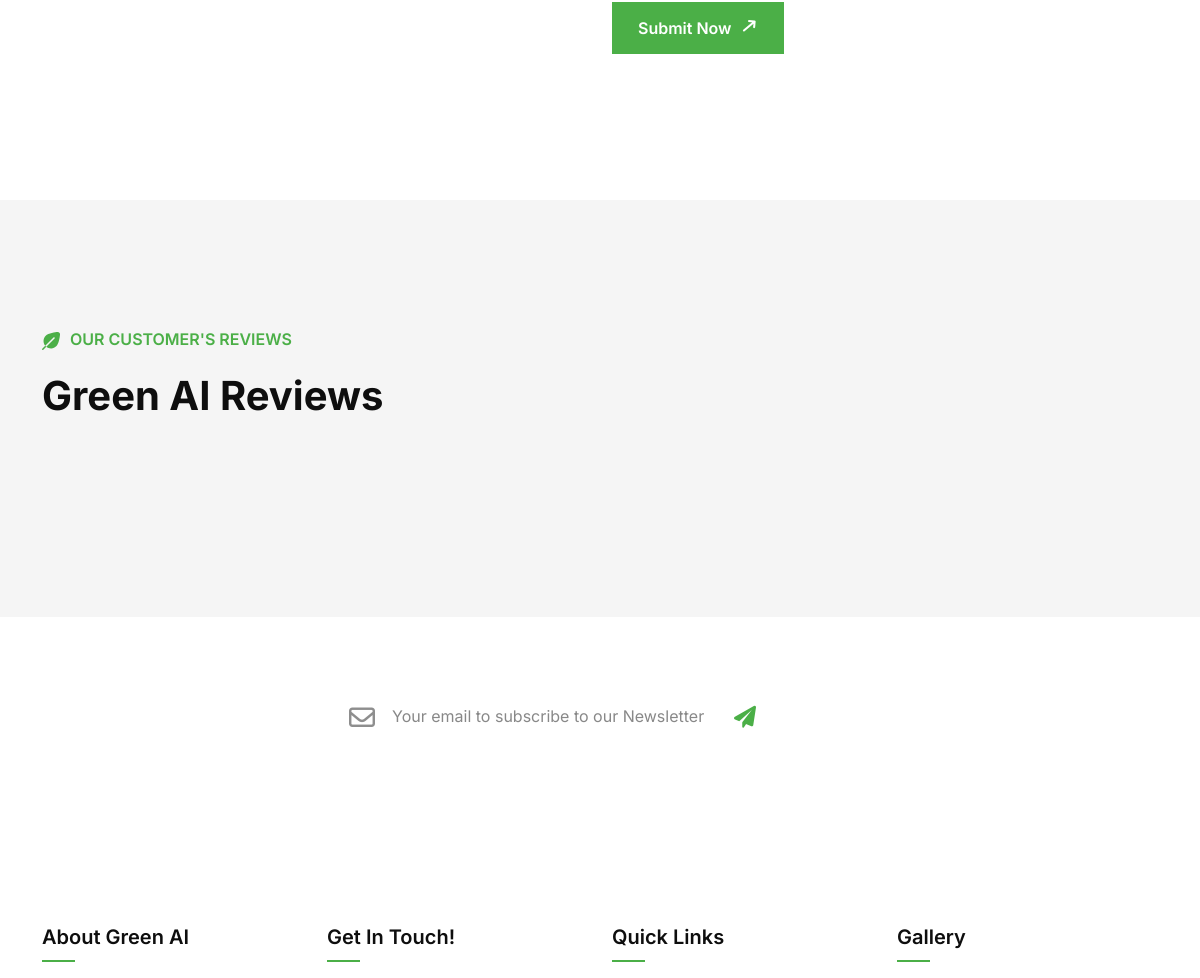
The app's page /feedback/ (middle part), older data.
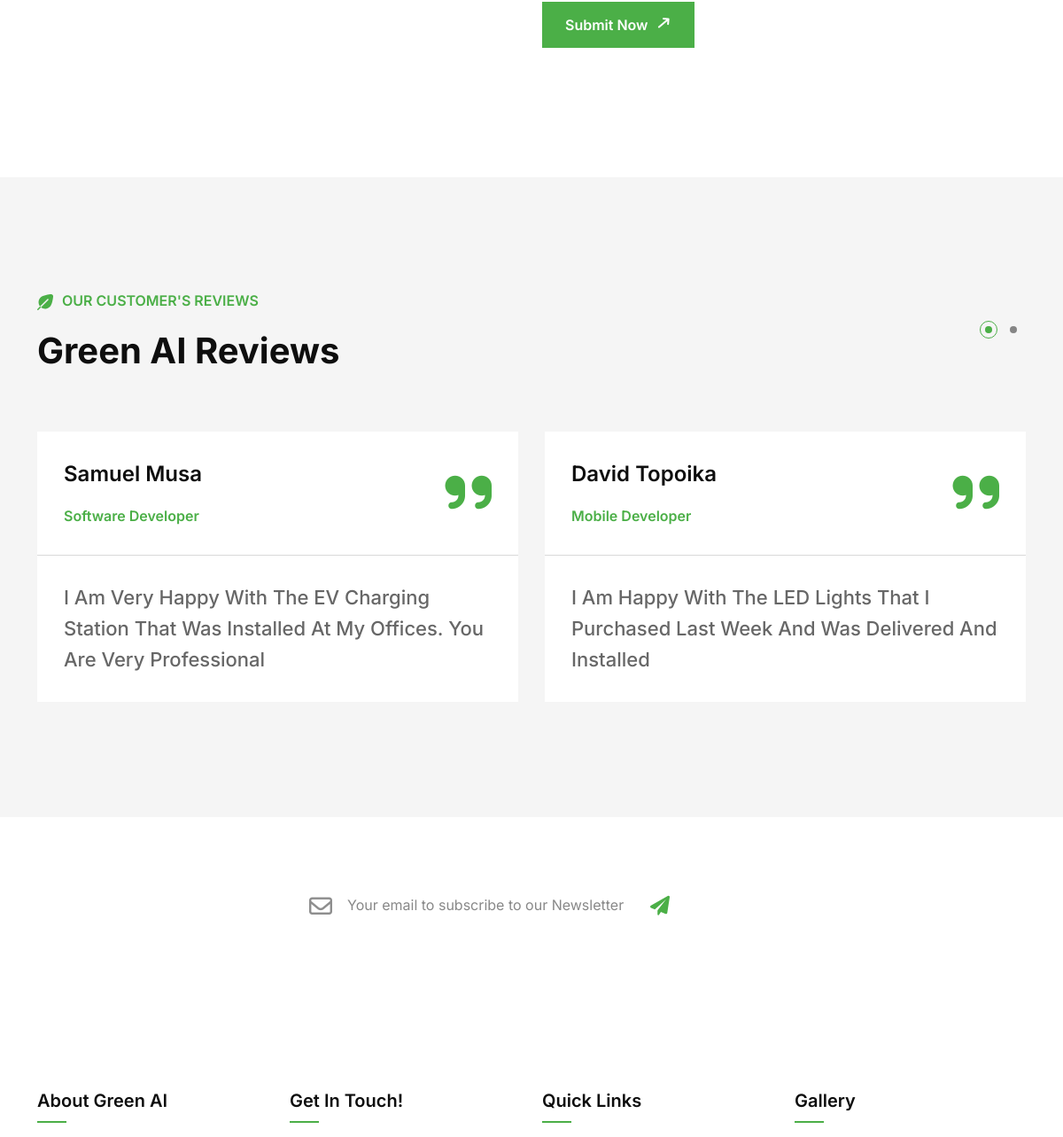
The same page, newer data.
### website/models.py (models this page shows, shortened)
class Feedback(models.Model):
    first_name = models.CharField(max_length=100)
    last_name = models.CharField(max_length=100)
    occupation = models.CharField(max_length=100)
    message = models.TextField()
    received_at = models.DateTimeField(auto_now_add=True)

### website/views.py (the view)
# urls.py: path('feedback/', feedback, name='feedback'),
def feedback(request):
    if request.method == 'POST':
        form = FeedbackForm(request.POST)
        if form.is_valid():
            form.save()
            return JsonResponse({'status': 'success'}, status=200)
        else:
            return JsonResponse({'status': 'error', 'errors': form.errors.as_json()}, status=400)
    else:
        form = FeedbackForm()
    feedbacks = Feedback.objects.all()
    return render(request, 'website/feedback.html', {'form': form, 'feedbacks': feedbacks})

### website/forms.py
class SubscribeForm(forms.ModelForm):
    class Meta:
        model = Subscriber
        fields = ['email']
        widgets = {
            'email': forms.EmailInput(attrs={'placeholder': 'Your email to subscribe to our Newsletter'})
        }

class FeedbackForm(forms.ModelForm):
    class Meta:
        model = Feedback
        fields = ['first_name', 'last_name', 'occupation', 'message']

### website/context_processors.py (called while the page is built)
def footer_gallery_images(request):
    return {
        'images': FooterGallery.objects.all()
    }

def subscribe_form(request):
    return {'subscribe_form': SubscribeForm()}

### website/templates/website/feedback.html (shortened to what this page needs)
{% extends 'website/base.html' %}
{% block content %}
{% load static %}
<main>
    <section class="contact pt-130 pb-130">
        <div class="container">
            <div class="row g-4">
                <div class="col-lg-6">
                </div>
                <div class="col-lg-6">
                    <div class="form-area">
                        <form method="post" action="{% url 'feedback' %}" id="feedback_form">
                            <button class="g-recaptcha mt-40"
                                    data-sitekey="6LeavgsqAAAAAEm5c6yrGnTh8KHoginxZkd0-_UN"
                                    data-callback="onSubmit"
                                    data-action="submit">Submit Now <i class="fa-solid fa-arrow-right-long"></i>
                            </button>
                        </form>
                    </div>
                </div>
            </div>
        </div>
    </section>
<section class="testimonial pt-130 pb-130 sub-bg">
    <div class="container">
        <div class="testimonial__head-wrp mb-65">
            <div class="section-header m-0">
                <h5 class="wow fadeInUp" data-wow-duration="1.2s" data-wow-delay=".2s">
                    <img src="{% static 'images/icon/leaf.svg' %}" alt="image"> our customer's reviews
                </h5>
                <h2 class="wow fadeInUp" data-wow-duration="1.4s" data-wow-delay=".4s">green aI reviews</h2>
            </div>
            <div class="dot-wrp wow fadeInUp mt-5 mt-sm-0" data-wow-duration="1.6s" data-wow-delay=".6s">
                <div class="dot testimonial__dot"></div>
            </div>
        </div>
        <div class="swiper testimonial__slider">
            <div class="swiper-wrapper">
                {% for feedback in feedbacks %}
                <div class="swiper-slide">
                    <div class="testimonial__item">
                        <div class="testimonial__item-head">
                            <div class="testimonial__item-head-info">
                                <div class="testimonial__item-head-info-con">
                                    <h3>{{ feedback.first_name }} {{ feedback.last_name }}</h3>
                                    <span>{{ feedback.occupation }}</span>
                                </div>
                            </div>
                            <i class="fa-solid fa-quote-right"></i>
                        </div>
                        <div class="testimonial__item-content">
                            <p>{{ feedback.message }}</p>
                        </div>
                    </div>
                </div>
                {% endfor %}
            </div>
        </div>
    </div>
</section>
</main>
{% endblock %}

### website/templates/website/base.html (shortened to what this page needs)
<!DOCTYPE html>
<html lang="en">
<head>
    {% load static %}
    <link rel="stylesheet" href="{% static 'css/bootstrap.min.css' %}">
    <link rel="stylesheet" href="{% static 'css/all.min.css' %}">
    <link rel="stylesheet" href="{% static 'css/swiper-bundle.min.css' %}">
    <link rel="stylesheet" href="{% static 'css/magnific-popup.css' %}">
    <link rel="stylesheet" href="{% static 'css/animate.css' %}">
    <link rel="stylesheet" href="{% static 'css/nice-select.css' %}">
    <link rel="stylesheet" href="{% static 'css/style.css' %}">
</head>
<body>
{% block content %}
{% endblock %}
    <div class="our-info">
        <div class="container">
            <div class="row align-items-center">
                <div class="col-lg-5 wow fadeInDown" data-wow-duration="1.6s" data-wow-delay=".6s">
                    <div class="our-info__input">
                        <form id="subscribe-form" method="post" action="{% url 'subscribe' %}">
                            <i class="fa-regular fa-envelope our-info__input-envelope"></i>
                            {{ subscribe_form.email }}
                            <button class="g-recaptcha fa-solid fa-paper-plane our-info__input-plane"
                                    data-sitekey="6LeavgsqAAAAAEm5c6yrGnTh8KHoginxZkd0-_UN"
                                    data-callback="onSubmitSubscribe"
                                    data-action="submit">
                            </button>
                        </form>
                    </div>
                </div>
                <div class="col-lg-4">
                    <div class="our-info__social-icon float-lg-end float-none mt-4 mt-lg-0">
                        <a class="wow fadeInUp" data-wow-duration="1.2s" data-wow-delay=".2s" href="#"><i class="fa-brands fa-facebook-f"></i></a>
                        <a class="wow fadeInUp" data-wow-duration="1.3s" data-wow-delay=".3s" href="#"><i class="fa-brands fa-twitter"></i></a>
                        <a class="wow fadeInUp" data-wow-duration="1.4s" data-wow-delay=".4s" href="#"><i class="fa-brands fa-linkedin-in"></i></a>
                        <a class="wow fadeInUp" data-wow-duration="1.5s" data-wow-delay=".5s" href="#"><i class="fa-brands fa-youtube"></i></a>
                    </div>
                </div>
            </div>
        </div>
    </div>
{% include 'website/shared/footer.html' %}
</body>
</html>

### website/templates/website/shared/footer.html (shortened to what this page needs)
{% load static %}
<!DOCTYPE html>
<html lang="en">
<head>
    <link rel="stylesheet" href="https://cdnjs.cloudflare.com/ajax/libs/fancybox/3.5.7/jquery.fancybox.min.css">
</head>
<body>
    <footer class="footer bg-image" data-background="{% static 'images/bg/footer-bg.jpg' %}">
        <div class="container">
            <div class="pt-65 pb-65">
                <div class="row g-4">
                    <div class="col-xl-3 col-md-6 wow fadeInUp" data-wow-duration="1.2s" data-wow-delay=".2s">
                        <div class="footer__item">
                            <div class="footer__item-title">
                                <h4>about green aI</h4>
                                <span class="footer__item-title-line"></span>
                            </div>
                        </div>
                    </div>
                    <div class="col-xl-3 col-md-6 wow fadeInUp" data-wow-duration="1.4s" data-wow-delay=".4s">
                        <div class="footer__item">
                            <div class="footer__item-title">
                                <h4>Get in touch!</h4>
                                <span class="footer__item-title-line"></span>
                            </div>
                        </div>
                    </div>
                    <div class="col-xl-3 col-md-6 wow fadeInUp" data-wow-duration="1.6s" data-wow-delay=".6s">
                        <div class="footer__item">
                            <div class="footer__item-title">
                                <h4>Quick Links</h4>
                                <span class="footer__item-title-line"></span>
                            </div>
                        </div>
                    </div>
                    <div class="col-xl-3 col-md-6 wow fadeInUp" data-wow-duration="1.8s" data-wow-delay=".8s">
                        <div class="footer__item footer-three__item">
                            <div class="footer__item-title">
                                <h4>Gallery</h4>
                                <span class="footer__item-title-line"></span>
                            </div>
                        </div>
                    </div>
                </div>
            </div>
        </div>
    </footer>
</body>
</html>

### website/templates/website/shared/footer.html (style rules this page uses)
.footer__item-title { margin-bottom: 10px; }

Row changes from the older to the newer data that the page shows:
added Feedback: first_name "Samuel", last_name "Musa", occupation "Software Developer", message "I Am Very Happy With The EV Charging Station That Was Installed At My Offices. You Are Very Professional"
added Feedback: first_name "David", last_name "Topoika", occupation "Mobile Developer", message "I Am Happy With The LED Lights That I Purchased Last Week And Was Delivered And Installed"
